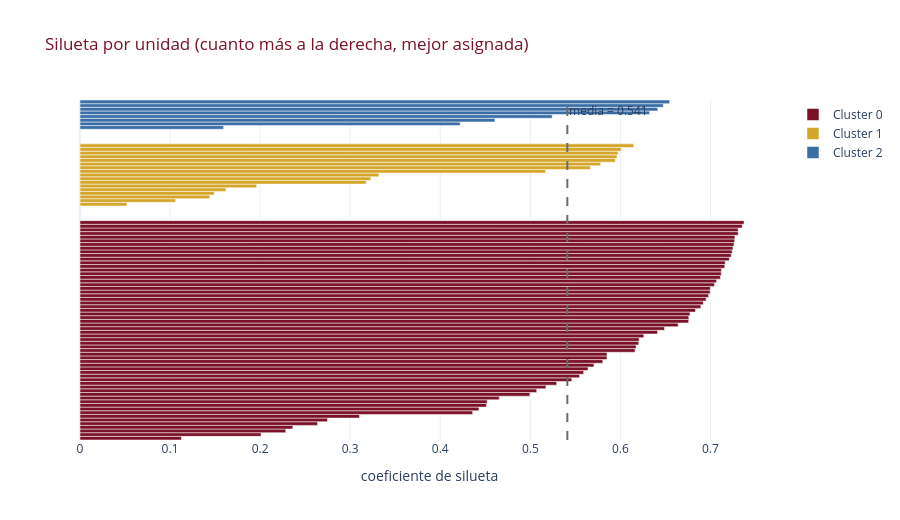

Notebook source saved alongside this figure:
### Markdown cell above
### 6.5 · Gráfico de silueta por punto
Permite ver si algún cluster tiene puntos mal asignados (silueta negativa).

### Code cell
sv = silhouette_samples(X, km.labels_)
fig = go.Figure(); y0 = 0
for c in range(K_OPT):
    vals = np.sort(sv[km.labels_ == c])
    fig.add_trace(go.Bar(x=vals, y=np.arange(y0, y0+len(vals)), orientation="h",
                         name=f"Cluster {c}", marker_color=PALETA[c % len(PALETA)]))
    y0 += len(vals) + 4
fig.add_vline(x=sil, line_dash="dash", line_color=GRIS,
              annotation_text=f"media = {sil:.3f}")
fig.update_layout(height=520, template=TEMPLATE, bargap=0,
                  title="Silueta por unidad (cuanto más a la derecha, mejor asignada)",
                  title_font_color=GRANATE, xaxis_title="coeficiente de silueta",
                  yaxis=dict(showticklabels=False))
fig.show()

### Figure 1 — Plotly figure (JSON) as saved in the notebook; plotly's stock layout.template omitted (floating-point values rounded to 4 significant figures)
{"data": [{"marker": {"color": "#7a1128"}, "name": "Cluster 0", "orientation": "h", "type": "bar", "x": [0.1126, 0.201, 0.2284, 0.2363, 0.2637, 0.2749, 0.3103, 0.436, 0.4429, 0.4512, 0.4521, 0.4654, 0.4995, 0.507, 0.5173, 0.5292, 0.546, 0.5546, 0.5592, 0.564, 0.5706, 0.5804, 0.585, 0.5851, 0.6163, 0.6175, 0.6204, 0.6208, 0.626, 0.6412, 0.649, 0.6641, 0.6758, 0.676, 0.6772, 0.6834, 0.6893, 0.6921, 0.6952, 0.698, 0.6997, 0.6998, 0.7045, 0.7068, 0.7111, 0.712, 0.7122, 0.7159, 0.7164, 0.721, 0.7231, 0.7241, 0.7249, 0.7261, 0.7269, 0.7271, 0.7307, 0.7307, 0.7353, 0.7373], "y": [0, 1, 2, 3, 4, 5, 6, 7, 8, 9, 10, 11, 12, 13, 14, 15, 16, 17, 18, 19, 20, 21, 22, 23, 24, 25, 26, 27, 28, 29, 30, 31, 32, 33, 34, 35, 36, 37, 38, 39, 40, 41, 42, 43, 44, 45, 46, 47, 48, 49, 50, 51, 52, 53, 54, 55, 56, 57, 58, 59]}, {"marker": {"color": "#d4a72c"}, "name": "Cluster 1", "orientation": "h", "type": "bar", "x": [0.05215, 0.1062, 0.1441, 0.1491, 0.162, 0.1962, 0.3177, 0.3229, 0.3319, 0.517, 0.5667, 0.578, 0.5945, 0.5962, 0.5975, 0.6008, 0.6148], "y": [64, 65, 66, 67, 68, 69, 70, 71, 72, 73, 74, 75, 76, 77, 78, 79, 80]}, {"marker": {"color": "#3b6ea5"}, "name": "Cluster 2", "orientation": "h", "type": "bar", "x": [0.1595, 0.4221, 0.4608, 0.5243, 0.6324, 0.6414, 0.6476, 0.6546], "y": [85, 86, 87, 88, 89, 90, 91, 92]}], "layout": {"annotations": [{"showarrow": false, "text": "media = 0.541", "x": 0.5411, "xanchor": "left", "xref": "x", "y": 1, "yanchor": "top", "yref": "y domain"}], "bargap": 0, "height": 520, "shapes": [{"line": {"color": "#6b6b6b", "dash": "dash"}, "type": "line", "x0": 0.5411, "x1": 0.5411, "xref": "x", "y0": 0, "y1": 1, "yref": "y domain"}], "title": {"font": {"color": "#7a1128"}, "text": "Silueta por unidad (cuanto más a la derecha, mejor asignada)"}, "xaxis": {"title": {"text": "coeficiente de silueta"}}, "yaxis": {"showticklabels": false}}}
